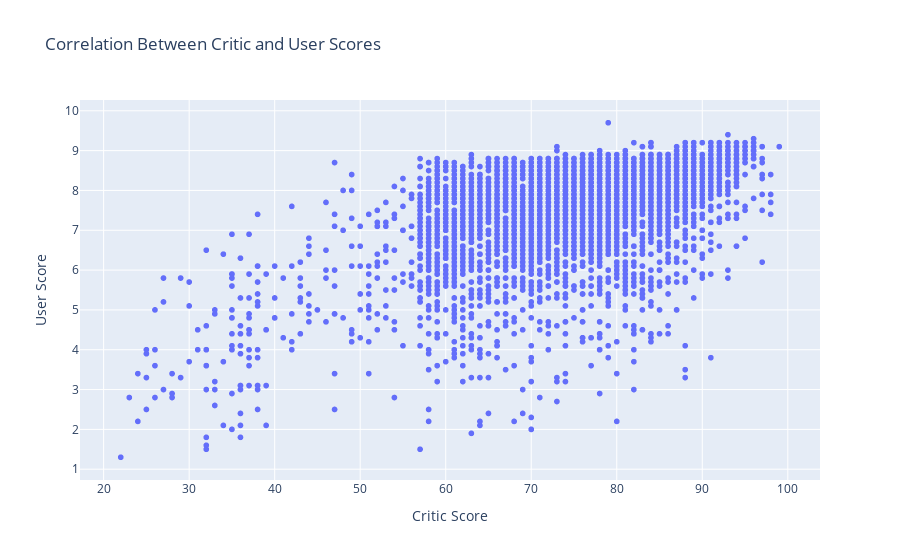

Here is the notebook cell this chart was saved with:
### Code cell
# Convert columns to integers/float
filtered_df['meta_score'] = pd.to_numeric(filtered_df['meta_score'], errors='coerce')
filtered_df['user_review'] = pd.to_numeric(filtered_df['user_review'], errors='coerce')

# Drop any rows with NaN values from the conversion
filtered_df = filtered_df.dropna(subset=['meta_score', 'user_review'])

# Calculate correlation
correlation = np.corrcoef(filtered_df['meta_score'], filtered_df['user_review'])[0, 1]
print(f"Correlation between Critic Scores and User Scores: {correlation:.2f}")

# Create scatter plot
fig = px.scatter(filtered_df, x='meta_score', y='user_review',
                 labels={'meta_score': 'Critic Score', 'user_review': 'User Score'},
                 title='Correlation Between Critic and User Scores')

fig.show()

### Figure 1 — Plotly figure (JSON) as saved in the notebook; plotly's stock layout.template omitted (floating-point values rounded to 4 significant figures; data arrays with more than 128 entries replaced by an {"elided": "..."} marker saying what was removed)
{"data": [{"hovertemplate": "Critic Score=%{x}<br>User Score=%{y}<extra></extra>", "legendgroup": "", "marker": {"color": "#636efa", "symbol": "circle"}, "mode": "markers", "name": "", "showlegend": false, "type": "scattergl", "x": {"elided": "4332 int values"}, "xaxis": "x", "y": {"elided": "4332 float values"}, "yaxis": "y"}], "layout": {"autosize": true, "legend": {"tracegroupgap": 0}, "title": {"text": "Correlation Between Critic and User Scores"}, "xaxis": {"anchor": "y", "autorange": true, "domain": [0, 1], "range": [17.16, 103.8], "title": {"text": "Critic Score"}, "type": "linear"}, "yaxis": {"anchor": "x", "autorange": true, "domain": [0, 1], "range": [0.6068, 10.39], "title": {"text": "User Score"}, "type": "linear"}}}
